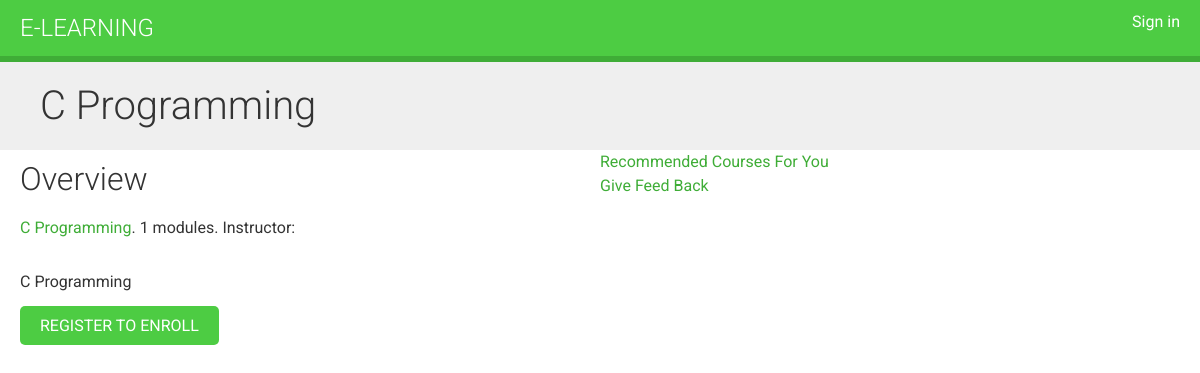
The page /course/c_programming/ on the database its author committed.
### courses/models.py (models this page shows, shortened)
class Course(models.Model):
    owner = models.ForeignKey(User,
                              related_name='courses_created',
                              on_delete=models.CASCADE)
    subject = models.ForeignKey(Subject,
                                related_name='courses',
                                on_delete=models.CASCADE)
    title = models.CharField(max_length=200)
    slug = models.SlugField(max_length=200, unique=True)
    overview = models.TextField()
    created = models.DateTimeField(auto_now_add=True)
    students = models.ManyToManyField(User,
                                      related_name='courses_joined',
                                      blank=True)
    class Meta:
        ordering = ['-created']

class Subject(models.Model):
    title = models.CharField(max_length=200)
    slug = models.SlugField(max_length=200, unique=True)
    class Meta:
        ordering = ['title']

### courses/views.py (the view)
class CourseDetailView(ObjectViewMixin, DetailView):
    model = Course
    template_name = 'courses/course/detail.html'
    def get_context_data(self, **kwargs):
        context = super(CourseDetailView,
                        self).get_context_data(**kwargs)
        context['enroll_form'] = CourseEnrollForm(
                                   initial={'course':self.object})
        return context

### recommend/mixins.py (called while the page is built)
	def dispatch(self, request, *args, **kwargs):
		try:
			instance = self.get_object()
		except self.model.DoesNotExist:
			instance = None
		if request.user.is_authenticated and instance is not None:
			object_viewed_signal.send(instance.__class__, instance=instance, request=request)
		return  super(ObjectViewMixin, self).dispatch(request, *args, **kwargs)

### courses/templates/courses/course/detail.html (shortened to what this page needs)
{% extends "base.html" %}
{% block content %}
    {% with subject=course.subject %}
        <h1>
            {{ object.title }}
        </h1>
        <div class="module">
            <h2>Overview</h2>
            <p>
                <a href="{% url "course_list_subject" subject.slug %}">{{ subject.title }}</a>.
                {{ course.modules.count }} modules.
                Instructor: {{ course.owner.get_full_name }}
            </p>
            {{ object.overview|linebreaks }}
            {% if request.user.is_authenticated %}
                <form action="{% url "student_enroll_course" %}" method="post">
                    {{ enroll_form }}
                    {% csrf_token %}
                    <input type="submit" class="button" value="Enroll now">
                </form>
            {% else %}
                <a href="{% url "student_registration" %}" class="button">
                    Register to enroll
                </a>
            {% endif %}
        </div>
    {% endwith %}
    <a href="{% url 'history' %}"> Recommended Courses For You</a>
    <br>
    <a href="{% url 'detail' course.id %}">Give Feed Back</a>
{% endblock %}

### courses/static/css/base.css (style rules this page uses)
body { margin:0; font-family:'Roboto', sans-serif; font-weight:400; color:#333; }
a { color:#3fad37; text-decoration:none; }
h1, h2, h3, h4, h5, h6 { font-family:'Roboto', sans-serif; font-weight:300; }
h1 { background:#efefef; width:100%; overflow:auto; padding:20px 0 20px 40px; margin:0; }
.module { padding:10px 20px; float:left; width:600px; }
.module p { margin:10px 0 20px; width:100%; float:left; }
input[type=submit], a.button { border-radius:5px; background:#4dcc43; color:#fff; font-size:16px; text-transform:uppercase; border:none; padding:10px 20px; margin:20px 0; }

### rows shown on the page
Course: title "C Programming", modules.count "1", overview "C Programming"
Subject: title "C Programming"
